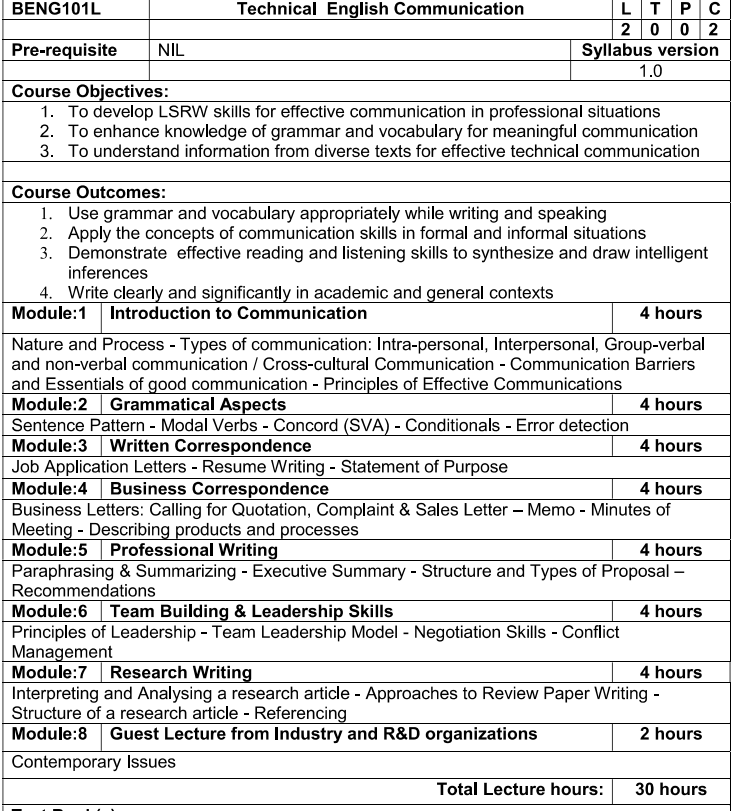
#> input picture components/ss2.png, 732 x 811 px, found by its file name
$ python extraction.py
#> lines starting #> are read from the running program, lines starting #| are printed output that depends on the picture; after the words box and inside, x2 and y2 are one past the last pixel; in counts of white or black regions, pixels touching at a corner belong together
import cv2
import pytesseract


pytesseract.pytesseract.tesseract_cmd = 'C:/Program Files/Tesseract-OCR/tesseract.exe'

img = cv2.imread("E:\Projects\Squid_Game\ss2.png")
#> img is the input picture: shape (811, 732, 3); min 0, max 255, mean 219.7

gray = cv2.cvtColor(img, cv2.COLOR_BGR2GRAY)

ret, thresh1 = cv2.threshold(gray, 0, 255, cv2.THRESH_OTSU | cv2.THRESH_BINARY_INV)
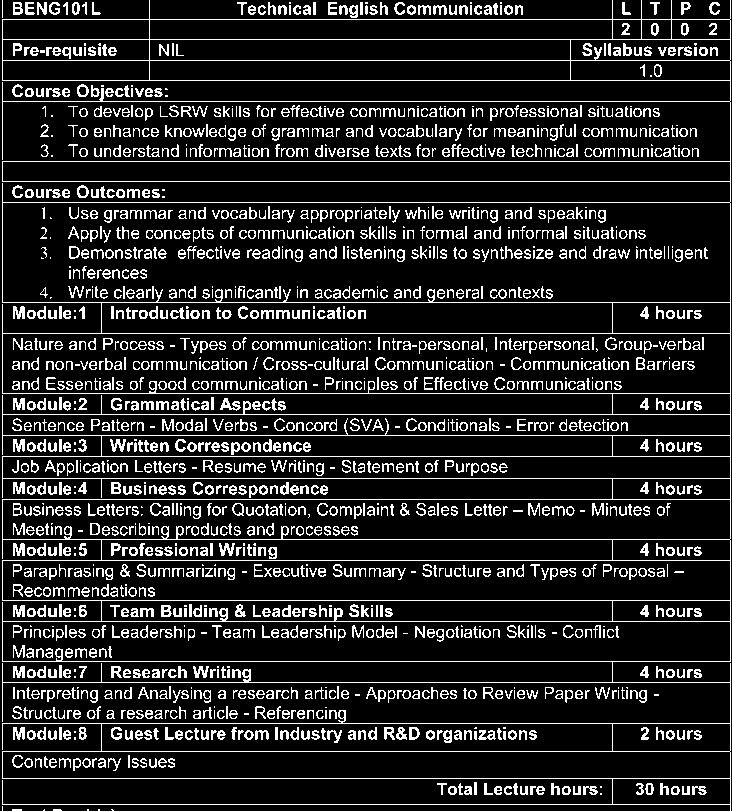
#> thresh1: shape (811, 732); 14.4% white in thin lines or dots
#> ret = 142

rect_kernel = cv2.getStructuringElement(cv2.MORPH_RECT, (18, 18))

dilation = cv2.dilate(thresh1, rect_kernel, iterations = 1)
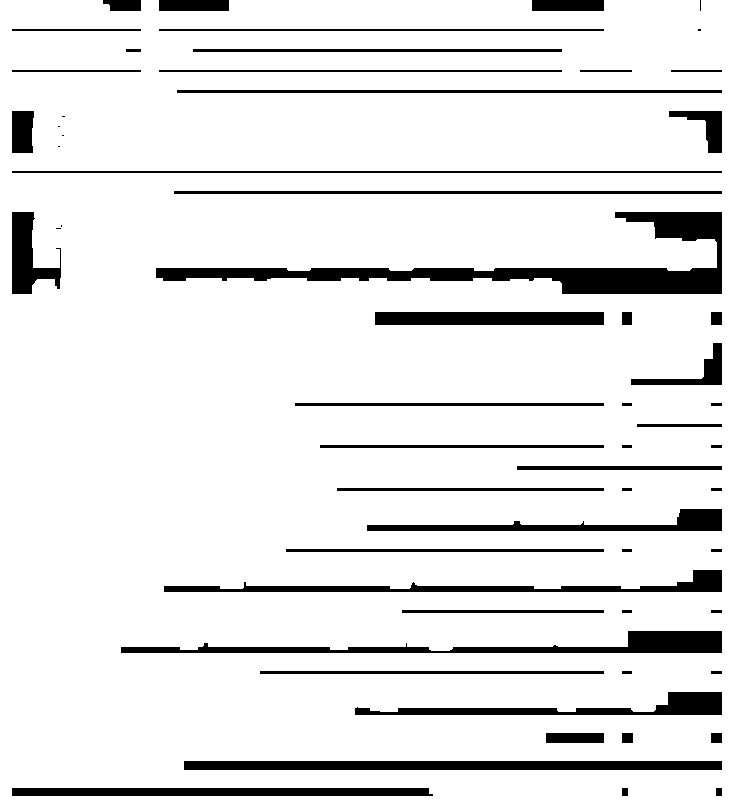
#> dilation: shape (811, 732); 90% white; 61 black regions (8 under 20 px)

contours, hierarchy = cv2.findContours(dilation, cv2.RETR_EXTERNAL,
												cv2.CHAIN_APPROX_NONE)
#> contours = 1 contour; box (x1, y1, x2, y2) and area: (0, 0, 732, 811) 590128

im2 = img.copy()

file = open("recognized.txt", "w+")
file.write("")
file.close()

for cnt in contours:
	x, y, w, h = cv2.boundingRect(cnt)

	rect = cv2.rectangle(im2, (x, y), (x + w, y + h), (0, 255, 0), 2)

	cropped = im2[y:y + h, x:x + w]

	file = open("recognized.txt", "a")

#> (the run stopped early here; a loop or call above may not have finished)

$ run again, with components/ss1.png copied over components/ss2.png
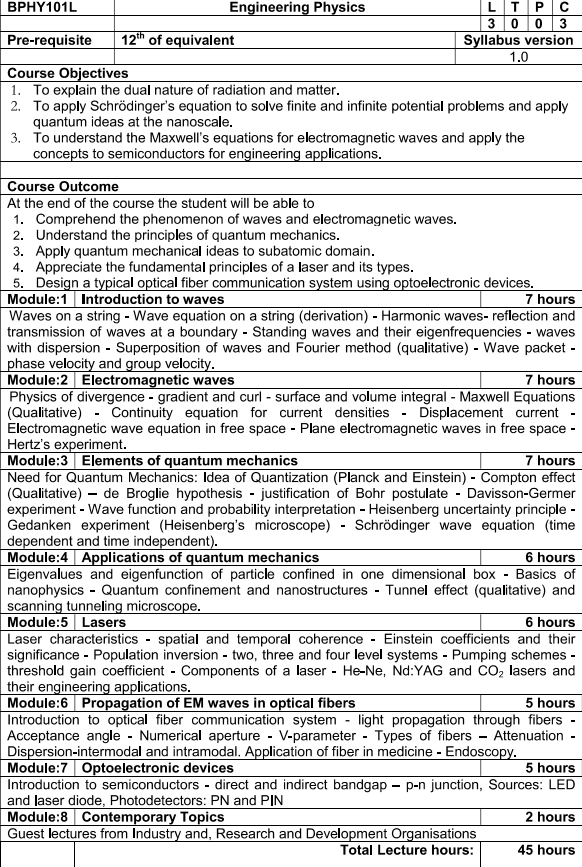
#> input picture components/ss1.png, 582 x 867 px, found by its file name
#> img is the input picture: shape (867, 582, 3); min 0, max 255, mean 217.1
#> `ret, thresh1 = cv2.threshold(gray, 0, 255, cv2.THRESH_OTSU | cv2.THRES..`:
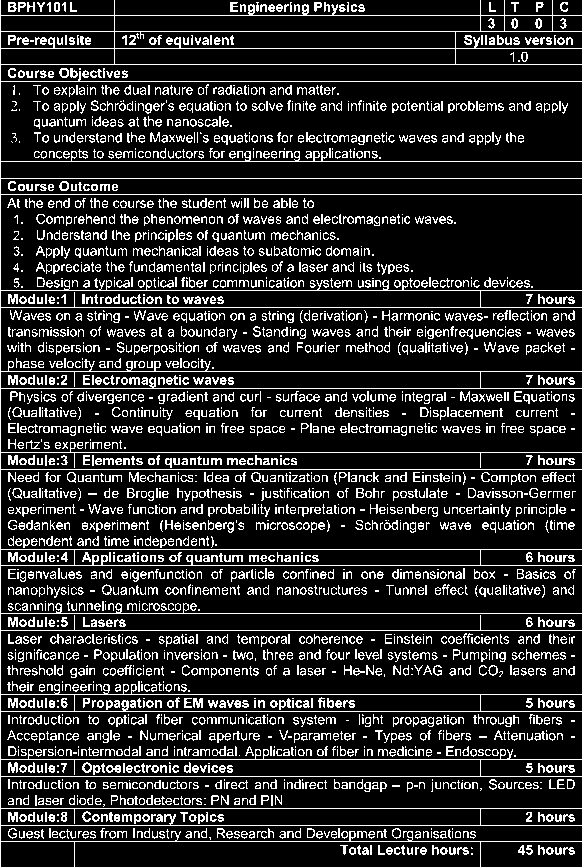
#> thresh1: shape (867, 582); 16.3% white in thin lines or dots
#> ret = 149
#> `dilation = cv2.dilate(thresh1, rect_kernel, iterations = 1)`:
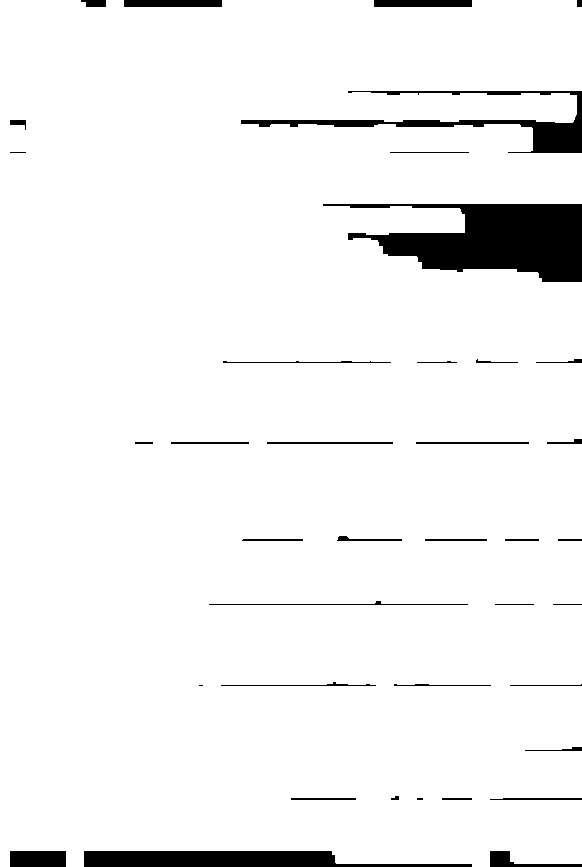
#> dilation: shape (867, 582); 94.9% white; 39 black regions (3 under 20 px)
#> contours = 1 contour; box (x1, y1, x2, y2) and area: (0, 0, 582, 867) 478528
